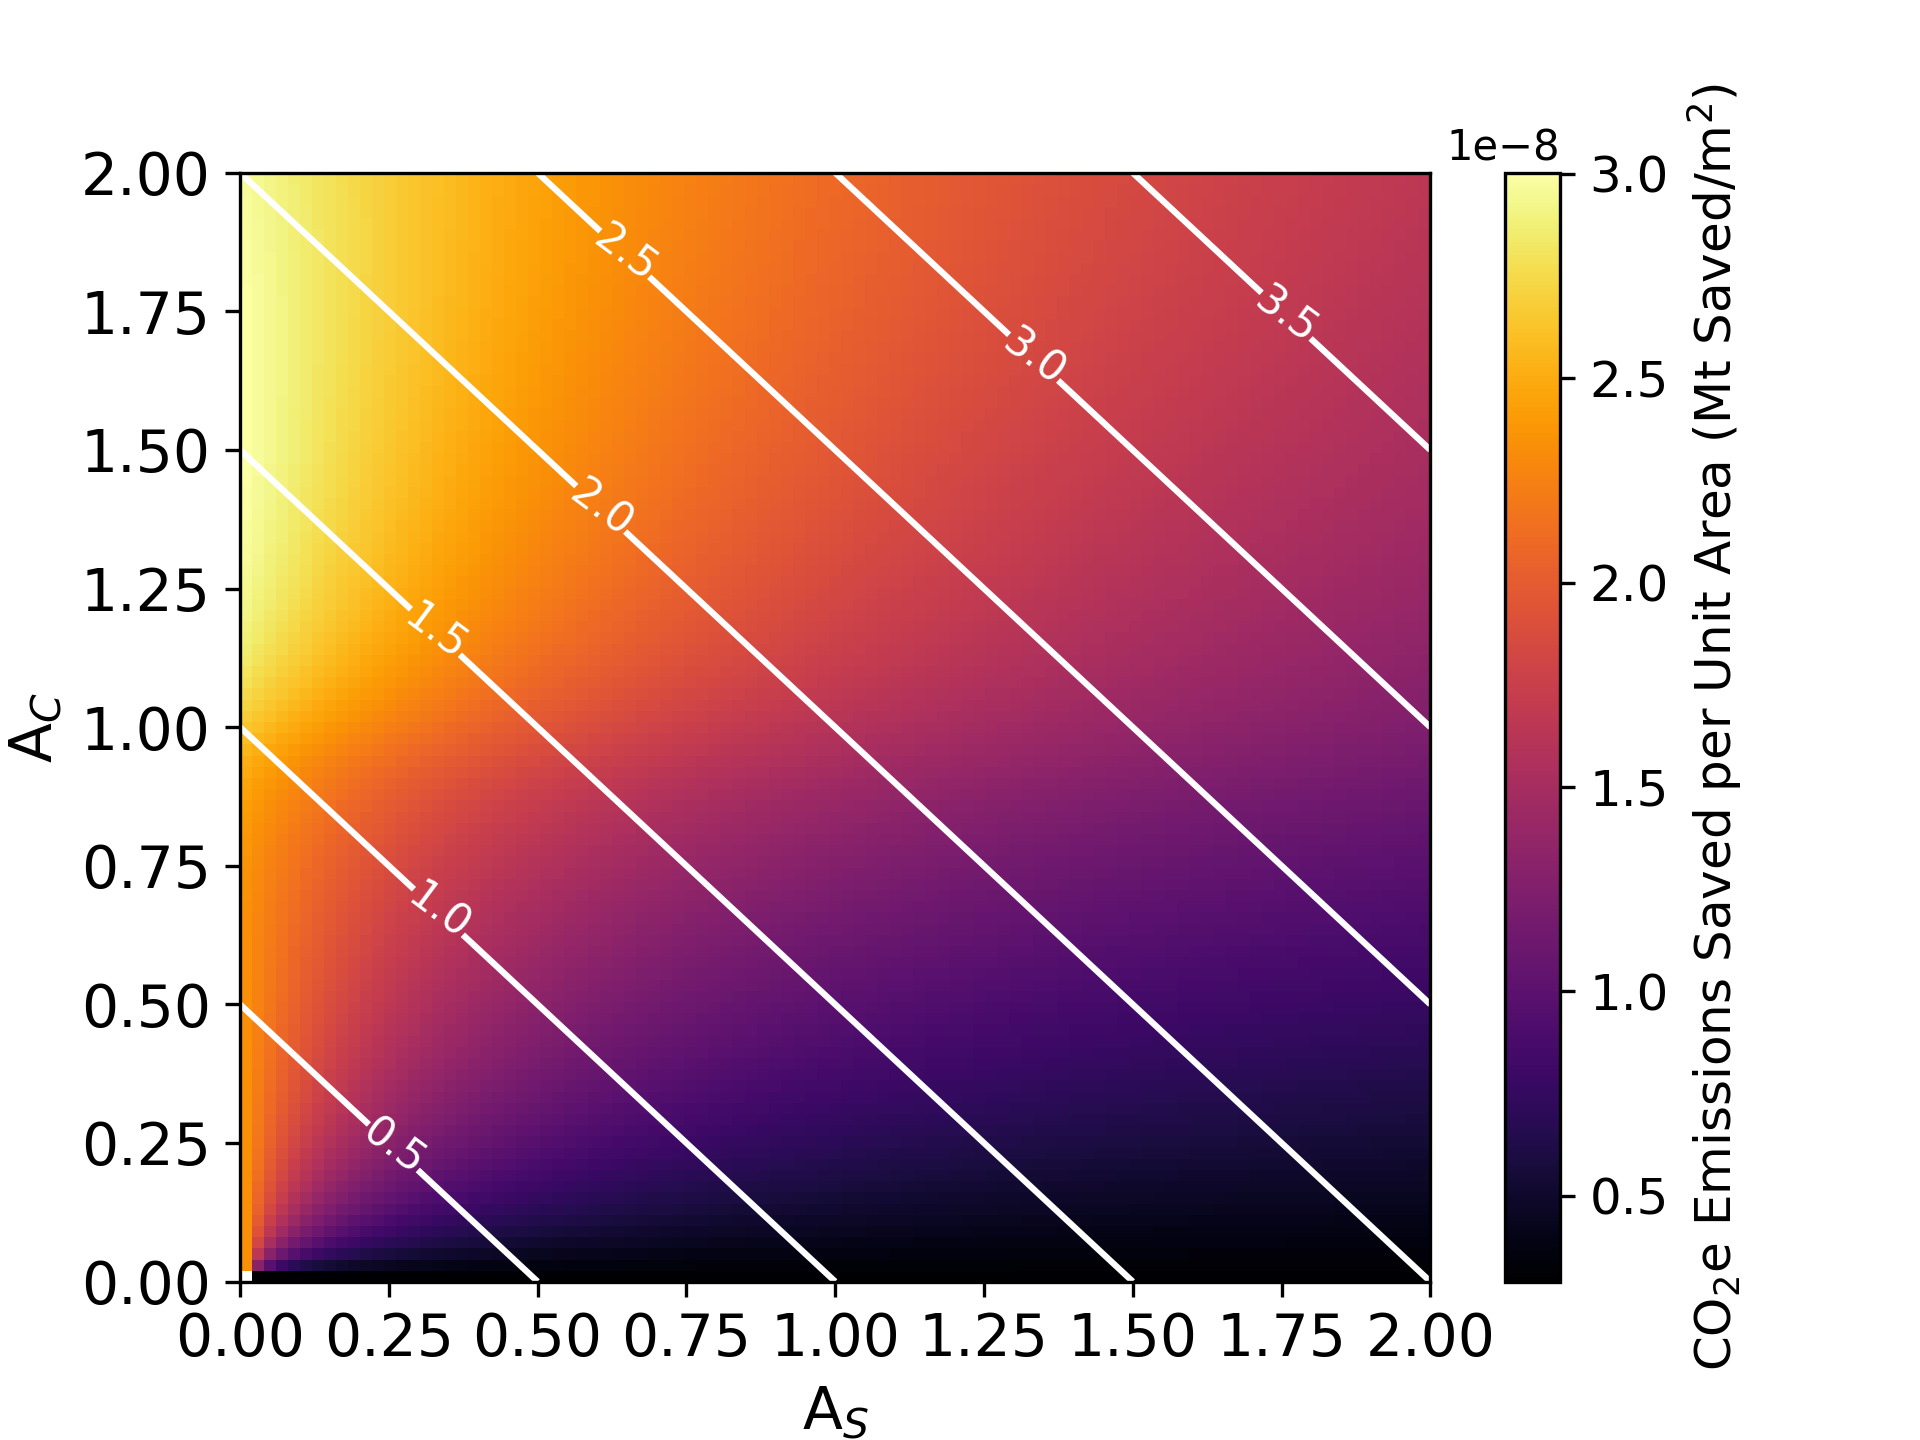

Write the Python code that produced this figure.
from Main import *
import pandas as pd
import numpy as np

Si_Wp = 0.245
Si_Eff = 0.2
DSSC_M = 65.09
DSSC_Eff = 0.0078
Area_M = 0.13
Capacity_MW = 11912
Capacity_W = Capacity_MW * 1e6


fig, ax = plt.subplots(dpi=300)
NG = Setup('C:\\Users\Cai Williams\PycharmProjects\Ryfeddod\Data\\2016RawT.NGM', 'C:\\Users\Cai Williams\PycharmProjects\Ryfeddod\Data\Devices\DSSC.csv', 53.13359, -1.746826)
NG = Scaling(NG, 1, 1, 0, 0)

def DSSCperM_toW(Manufacturning, Materials, Efficiency):
    return (Manufacturning*Materials)/(1000*Efficiency)

def Area(Capacity, Eff, Tilt, Width, Elev):
    RowWidth = Elev + (np.cos(np.radians(Tilt)) * Width)
    NofPanels = (Capacity/1000)/Eff
    Area = (((((1.92 * np.cos(np.radians(Tilt))) * 2) + RowWidth) * 0.99)/2) * NofPanels
    return Area

def Area_to_Capacity(Area, Eff, Tilt, Width, Elev):
    RowWidth = Elev + (np.cos(np.radians(Tilt)) * Width)
    PerPanArea = (((((1.92 * np.cos(np.radians(Tilt))) * 2) + RowWidth) * 0.99)/2)
    Cap = (Area/PerPanArea) * 1000 * Eff
    return Cap

def CarbonSweep(NG,C,S):
    steps = len(C)
    Carbon = np.ndarray(shape=(steps, steps))
    Carbon.fill(0)

    for idx in range(0,steps,1):
        for jdx in range(0,steps,1):
            NG = Scaling(NG, C[jdx], C[jdx], S[idx], S[idx])
            DNG = Dispatch(NG)
            Carbon[jdx][idx] = np.sum(DNG.CarbonEmissions) / 2 * 1e-9

    Carbon = Carbon[0][0] - Carbon
    return Carbon


X = np.linspace(0,2,100)
Y = np.linspace(0,2,100)
Xm, Ym, = np.meshgrid(X,Y)

Initial_Area = Area(Capacity_W, Si_Eff, 39, 1.968, 7)

Si_Capacity = [Area_to_Capacity((Initial_Area*x)+Initial_Area, Si_Eff, 39, 1.968, 7) for x in X]
DSSC_Capacity = [Area_to_Capacity((Initial_Area*x)+Initial_Area, DSSC_Eff, 39, 1.968, 7) for x in X]

Si_Scaler = [x/Capacity_W for x in Si_Capacity]
DSSC_Scaler = [x/Capacity_W for x in DSSC_Capacity]
print(Si_Scaler)
print(DSSC_Scaler)
Carbon = CarbonSweep(NG, Si_Scaler, DSSC_Scaler)
X_Area = X * Initial_Area
Y_Area = Y * Initial_Area
X_Area, Y_Area = np.meshgrid(X_Area, Y_Area)

fig, ax = plt.subplots(dpi=300)
FontSize = 14
surf = ax.pcolor(Xm, Ym, Carbon/(X_Area+Y_Area), cmap='inferno')

levels = [0.5,1.0,1.5,2,2.5,3,3.5]
cont = ax.contour(Xm,Ym, (Xm+Ym), levels=levels, colors="w")
ax.clabel(cont, fontsize=10, inline=True)

plt.ylabel("A$_C$", fontsize=FontSize)
plt.yticks(fontsize=FontSize)
plt.xlabel("A$_S$", fontsize=FontSize)
plt.xticks(fontsize=FontSize)
cbar = plt.colorbar(surf)
cbar.set_label(label='CO$_2$e Emissions Saved per Unit Area (Mt Saved/m$^2$)', size=12)
cbar.ax.tick_params(labelsize=12)
plt.suptitle('c)',x=0.05,y=0.99,fontsize=FontSize)
plt.savefig("Figure3c.svg")
plt.savefig("Figure3c.png")
plt.show()